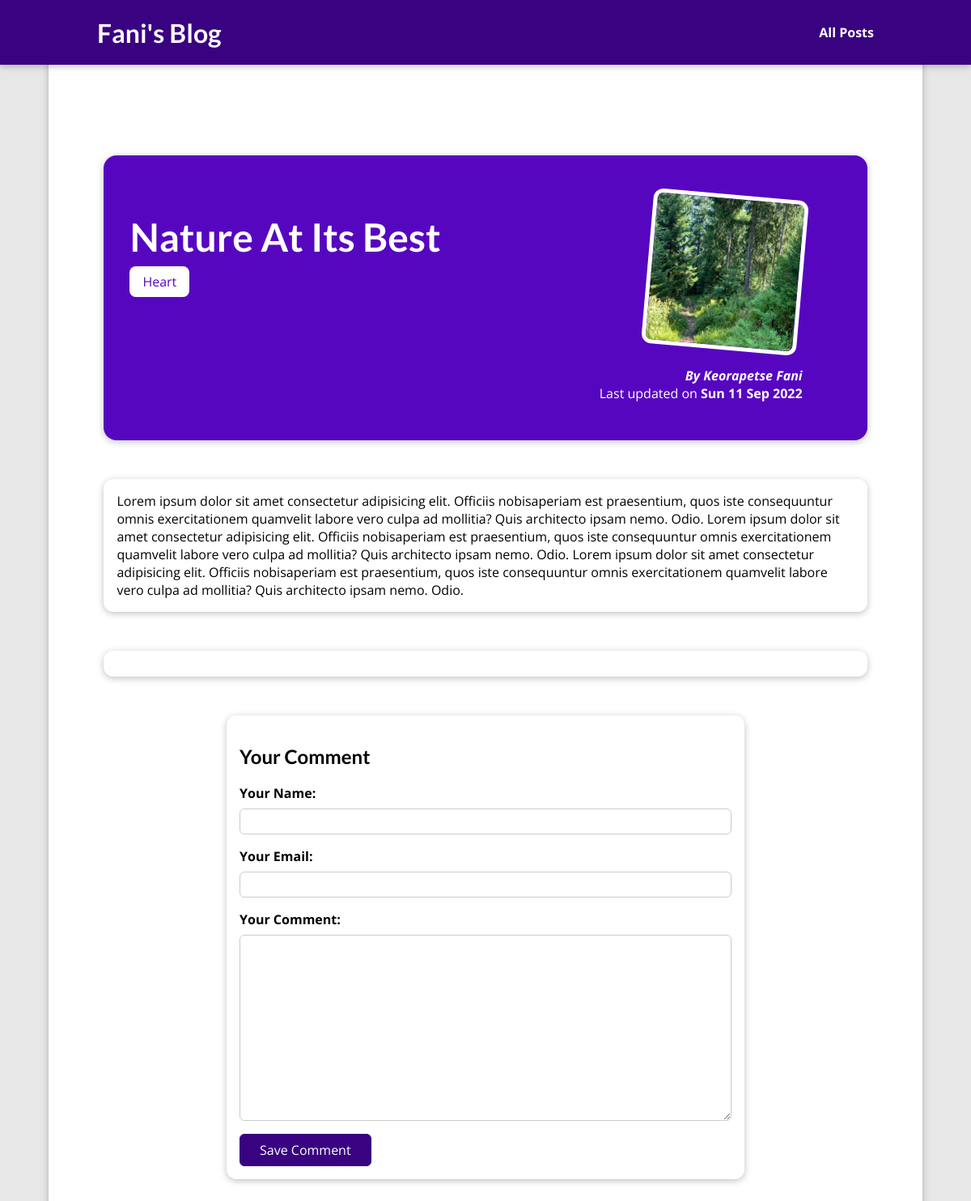
The page /posts/nature-at-its-best on the database its author committed.
### blog/models.py (models this page shows, shortened)
class Post(models.Model):
    title = models.CharField(max_length=150)
    excerpt = models.CharField( max_length=200)
    image = models.ImageField(upload_to='posts', null=True)
    date = models.DateField(auto_now=True)
    slug = models.SlugField(unique=True)
    content = models.TextField(validators=[MinLengthValidator(10)])
    author = models.ForeignKey(Author, on_delete=models.SET_NULL, related_name="posts", null=True) # Ensure that when you delete the author then the field is set to null
    tags = models.ManyToManyField(Tag)

class Tag(models.Model):
    caption = models.CharField(max_length=20)

class Author(models.Model):
    first_name = models.CharField( max_length=100)
    last_name = models.CharField( max_length=100)
    email_address = models.EmailField(max_length=254)
    def __str__(self) -> str:
        return f"{self.first_name} {self.last_name}"

### blog/views.py (the view)
# urls.py: path("posts/<slug:slug>", views.PostView.as_view(), name="post-details")
class PostView(View):
  template_name = 'blog/post-details.html'
  model = Post
  context_object_name = "post"
  def get(self,request, slug):
    post = Post.objects.get(slug=slug)
    context = {
      'post': post,
      "post_tags": post.tags.all(),
      "comment_form": CommentForm(),
      "comments": post.comments.all().order_by('-id')
    }
    return render(request, 'blog/post-details.html', context)
  def post(self, request, slug):
    comment_form = CommentForm(request.POST)
    post = Post.objects.get(slug=slug)
    if comment_form.is_valid():
      comment = comment_form.save(commit=False)
      comment.post = post
      comment.save()
      return HttpResponseRedirect(reverse("post-details", args=[slug]))
    context = {
      'post': post,
      "post_tags": post.tags.all(),
      "comment_form": CommentForm(),
      "comments": post.comments.all().order_by('-id')
    }
    return render(request, 'blog/post-details.html', context)

### blog/forms.py
class CommentForm(forms.ModelForm):
    class Meta:
        model = Comment
        fields = ['user_name', 'user_email', 'text']
        labels = {
            'user_name': 'Your Name',
            'user_email': 'Your Email',
            'text': 'Your Comment'
        }

### blog/templates/blog/post-details.html (shortened to what this page needs)
{% extends 'base.html' %}
{% load static %}
{% block css_files %}
<link rel="stylesheet" href="{%static "blog/post-details.css"%}" />
{% endblock %}
{% block content %}
<section id="summary">
    <h2>{{post.title}}</h2>
    <div>
        {% for tag in post_tags %}
            <span class='tag'>{{tag.caption}}</span>
        {% endfor %}
    </div>
    <article>
        <img src="{{ post.image.url }}" alt="{{post.title}}">
        <address>By
            <a href="mailto:{{post.author.email_address}}">{{post.author}}</a>
        </address>
        <div> Last updated on <time>{{post.date|date:"D d M Y"}}</time></div>
    </article>
</section>
<main>
        {{post.content}}
</main>
<section id="comments">
</section>
<section id='comment-form'>
    <h2>Your Comment</h2>
    <form action="{% url "post-details" post.slug %}" method="POST">
        {% for form_field in comment_form %}
            <div class="form-control{% if form_field.errors %} invalid {% endif %}">
                {{form_field.label_tag}}
                {{form_field}}
            </div>
        {% endfor %}
        <button type='submit'>Save Comment</button>
    </form>
</section>
{% endblock  %}

### blog/static/blog/post-details.css (style rules this page uses)
body { background-color: #e7e7e7; }
#summary { margin: 8rem auto 3rem auto; padding: 2rem; width: 90%; max-width: 90rem; border-radius: 16px; background-color: #5706c0; position: relative; box-shadow: 0 2px 8px rgba(0, 0, 0, 0.25); height: 22rem; }
#summary h2 { color: white; font-size: 3rem; margin-bottom: 1rem; }
#summary article { position: absolute; top: 2rem; right: 3rem; padding: 1rem 2rem; border-radius: 12px; text-align: right; color: white; }
#summary article img { width: 12rem; height: 12rem; border-radius: 12px; transform: rotateZ(5deg); border: 5px solid white; margin-bottom: 1rem; }
#summary address { font-weight: bold; }
#summary a { color: white; text-decoration: none; }
#summary time { font-weight: bold; }
main { width: 90%; max-width: 90rem; margin: 3rem auto; background-color: white; padding: 1rem; border-radius: 12px; box-shadow: 0 2px 8px rgba(0, 0, 0, 0.25); }
.tag { background-color: white; color:#5706c0; padding: 0.5rem 1rem; border-radius: 8px; }
.form-control { margin-bottom: 1rem; }
.form-control label { font-weight: bold; margin-bottom: 0.5rem; display: block; }
.form-control input, .form-control textarea { display: block; width: 100%; font: inherit; padding: 0.25rem; border-radius: 6px; border: 1px solid #ccc; }
#comment-form { padding: 1rem; margin: 3rem auto; width: 90%; max-width: 40rem; border-radius: 12px; background-color: white; box-shadow: 0 2px 8px rgba(0, 0, 0, 0.25); }
#comment-form button { font:inherit; background-color: #390281; color: white; border: 1px solid #390281; padding: 0.5rem 1.5rem; border-radius: 6px; cursor: pointer; }
#comments { margin: 3rem auto; width: 90%; max-width: 60rem; border-radius: 12px; background-color: white; box-shadow: 0 2px 8px rgba(0, 0, 0, 0.25); padding: 1rem 2rem; }

### static/app.css (style rules this page uses)
* { box-sizing: border-box; }
html { font-family: "Open Sans", "Lato", sans-serif; }
body { margin: 0; }
h1, h2, h3 { font-family: "Lato", sans-serif; font-weight: bold; }

### rows shown on the page
Post: title "Nature At Its Best", image (picture), author "Keorapetse Fani", date "Sun 11 Sep 2022", content "Lorem ipsum dolor sit amet consectetur adipisicing elit. Officiis nobisaperiam est praesentium, quos iste consequuntur omnis exercitationem quamvelit labore vero culpa ad mollitia? Quis architecto ipsam nemo. Odio. Lorem ipsum dolor sit amet consectetur adipisicing elit. Officiis nobisaperiam est praesentium, quos iste consequuntur omnis exercitationem quamvelit labore vero culpa ad mollitia? Quis architecto ipsam nemo. Odio. Lorem ipsum dolor sit amet consectetur adipisicing elit. Officiis nobisaperiam est praesentium, quos iste consequuntur omnis exercitationem quamvelit labore vero culpa ad mollitia? Quis architecto ipsam nemo. Odio."
Tag: caption "Heart"
